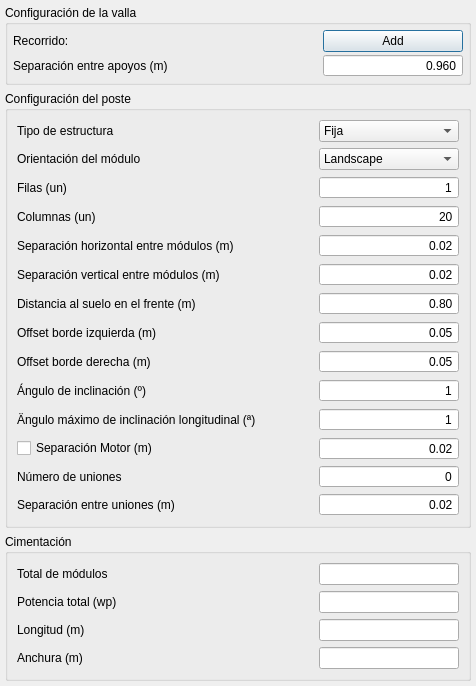
<?xml version="1.0" encoding="UTF-8"?>
<ui version="4.0">
 <class>formRack</class>
 <widget class="QDialog" name="formRack">
  <property name="geometry">
   <rect>
    <x>0</x>
    <y>0</y>
    <width>476</width>
    <height>641</height>
   </rect>
  </property>
  <property name="windowTitle">
   <string>Fixed Frame:</string>
  </property>
  <layout class="QVBoxLayout" name="verticalLayout">
   <property name="leftMargin">
    <number>5</number>
   </property>
   <property name="topMargin">
    <number>5</number>
   </property>
   <property name="rightMargin">
    <number>5</number>
   </property>
   <property name="bottomMargin">
    <number>5</number>
   </property>
   <item>
    <widget class="QGroupBox" name="groupBox">
     <property name="sizePolicy">
      <sizepolicy hsizetype="Preferred" vsizetype="Fixed">
       <horstretch>0</horstretch>
       <verstretch>0</verstretch>
      </sizepolicy>
     </property>
     <property name="title">
      <string>Configuración de la valla</string>
     </property>
     <layout class="QGridLayout" name="gridLayout">
      <property name="leftMargin">
       <number>5</number>
      </property>
      <property name="topMargin">
       <number>5</number>
      </property>
      <property name="rightMargin">
       <number>5</number>
      </property>
      <property name="bottomMargin">
       <number>5</number>
      </property>
      <property name="horizontalSpacing">
       <number>5</number>
      </property>
      <property name="verticalSpacing">
       <number>2</number>
      </property>
      <item row="0" column="2">
       <widget class="QPushButton" name="pushButton">
        <property name="text">
         <string>Add</string>
        </property>
       </widget>
      </item>
      <item row="1" column="2">
       <widget class="QDoubleSpinBox" name="editModuleLenght">
        <property name="sizePolicy">
         <sizepolicy hsizetype="Fixed" vsizetype="Fixed">
          <horstretch>0</horstretch>
          <verstretch>0</verstretch>
         </sizepolicy>
        </property>
        <property name="minimumSize">
         <size>
          <width>140</width>
          <height>0</height>
         </size>
        </property>
        <property name="alignment">
         <set>Qt::AlignRight|Qt::AlignTrailing|Qt::AlignVCenter</set>
        </property>
        <property name="buttonSymbols">
         <enum>QAbstractSpinBox::NoButtons</enum>
        </property>
        <property name="decimals">
         <number>3</number>
        </property>
        <property name="maximum">
         <double>5.000000000000000</double>
        </property>
        <property name="singleStep">
         <double>0.010000000000000</double>
        </property>
        <property name="value">
         <double>0.960000000000000</double>
        </property>
       </widget>
      </item>
      <item row="1" column="0">
       <widget class="QLabel" name="label_10">
        <property name="text">
         <string>Separación entre apoyos (m)</string>
        </property>
       </widget>
      </item>
      <item row="0" column="0">
       <widget class="QLabel" name="label_9">
        <property name="text">
         <string>Recorrido:</string>
        </property>
       </widget>
      </item>
     </layout>
    </widget>
   </item>
   <item>
    <widget class="QGroupBox" name="groupBox_2">
     <property name="title">
      <string>Configuración del poste</string>
     </property>
     <layout class="QGridLayout" name="gridLayout_3">
      <item row="3" column="0">
       <widget class="QLabel" name="label_2">
        <property name="text">
         <string>Columnas (un)</string>
        </property>
       </widget>
      </item>
      <item row="6" column="1">
       <widget class="QDoubleSpinBox" name="editFrontHeight">
        <property name="sizePolicy">
         <sizepolicy hsizetype="Fixed" vsizetype="Fixed">
          <horstretch>0</horstretch>
          <verstretch>0</verstretch>
         </sizepolicy>
        </property>
        <property name="minimumSize">
         <size>
          <width>140</width>
          <height>0</height>
         </size>
        </property>
        <property name="alignment">
         <set>Qt::AlignRight|Qt::AlignTrailing|Qt::AlignVCenter</set>
        </property>
        <property name="buttonSymbols">
         <enum>QAbstractSpinBox::NoButtons</enum>
        </property>
        <property name="maximum">
         <double>5.000000000000000</double>
        </property>
        <property name="singleStep">
         <double>0.100000000000000</double>
        </property>
        <property name="value">
         <double>0.800000000000000</double>
        </property>
       </widget>
      </item>
      <item row="1" column="0">
       <widget class="QLabel" name="label_5">
        <property name="text">
         <string>Orientación del módulo</string>
        </property>
       </widget>
      </item>
      <item row="5" column="1">
       <widget class="QDoubleSpinBox" name="editVerticalGap">
        <property name="sizePolicy">
         <sizepolicy hsizetype="Fixed" vsizetype="Fixed">
          <horstretch>0</horstretch>
          <verstretch>0</verstretch>
         </sizepolicy>
        </property>
        <property name="minimumSize">
         <size>
          <width>140</width>
          <height>0</height>
         </size>
        </property>
        <property name="alignment">
         <set>Qt::AlignRight|Qt::AlignTrailing|Qt::AlignVCenter</set>
        </property>
        <property name="buttonSymbols">
         <enum>QAbstractSpinBox::NoButtons</enum>
        </property>
        <property name="maximum">
         <double>0.900000000000000</double>
        </property>
        <property name="singleStep">
         <double>0.010000000000000</double>
        </property>
        <property name="value">
         <double>0.020000000000000</double>
        </property>
       </widget>
      </item>
      <item row="2" column="1">
       <widget class="QSpinBox" name="editRows">
        <property name="sizePolicy">
         <sizepolicy hsizetype="Fixed" vsizetype="Fixed">
          <horstretch>0</horstretch>
          <verstretch>0</verstretch>
         </sizepolicy>
        </property>
        <property name="minimumSize">
         <size>
          <width>140</width>
          <height>0</height>
         </size>
        </property>
        <property name="alignment">
         <set>Qt::AlignRight|Qt::AlignTrailing|Qt::AlignVCenter</set>
        </property>
        <property name="buttonSymbols">
         <enum>QAbstractSpinBox::NoButtons</enum>
        </property>
        <property name="minimum">
         <number>1</number>
        </property>
       </widget>
      </item>
      <item row="0" column="1">
       <widget class="QComboBox" name="comboFrameType">
        <property name="sizePolicy">
         <sizepolicy hsizetype="Fixed" vsizetype="Fixed">
          <horstretch>0</horstretch>
          <verstretch>0</verstretch>
         </sizepolicy>
        </property>
        <property name="minimumSize">
         <size>
          <width>140</width>
          <height>0</height>
         </size>
        </property>
        <item>
         <property name="text">
          <string>Fija</string>
         </property>
        </item>
        <item>
         <property name="text">
          <string>Tracker 1 Eje</string>
         </property>
        </item>
       </widget>
      </item>
      <item row="7" column="1">
       <widget class="QDoubleSpinBox" name="editLeftOffset">
        <property name="sizePolicy">
         <sizepolicy hsizetype="Fixed" vsizetype="Fixed">
          <horstretch>0</horstretch>
          <verstretch>0</verstretch>
         </sizepolicy>
        </property>
        <property name="minimumSize">
         <size>
          <width>140</width>
          <height>0</height>
         </size>
        </property>
        <property name="alignment">
         <set>Qt::AlignRight|Qt::AlignTrailing|Qt::AlignVCenter</set>
        </property>
        <property name="buttonSymbols">
         <enum>QAbstractSpinBox::NoButtons</enum>
        </property>
        <property name="maximum">
         <double>0.900000000000000</double>
        </property>
        <property name="singleStep">
         <double>0.010000000000000</double>
        </property>
        <property name="value">
         <double>0.050000000000000</double>
        </property>
       </widget>
      </item>
      <item row="12" column="0">
       <widget class="QLabel" name="label_18">
        <property name="text">
         <string>Offset borde derecha (m)</string>
        </property>
       </widget>
      </item>
      <item row="14" column="0">
       <widget class="QLabel" name="label_3">
        <property name="text">
         <string>Ángulo de inclinación (º)</string>
        </property>
       </widget>
      </item>
      <item row="12" column="1">
       <widget class="QDoubleSpinBox" name="editRightOffset">
        <property name="sizePolicy">
         <sizepolicy hsizetype="Fixed" vsizetype="Fixed">
          <horstretch>0</horstretch>
          <verstretch>0</verstretch>
         </sizepolicy>
        </property>
        <property name="minimumSize">
         <size>
          <width>140</width>
          <height>0</height>
         </size>
        </property>
        <property name="alignment">
         <set>Qt::AlignRight|Qt::AlignTrailing|Qt::AlignVCenter</set>
        </property>
        <property name="buttonSymbols">
         <enum>QAbstractSpinBox::NoButtons</enum>
        </property>
        <property name="maximum">
         <double>0.900000000000000</double>
        </property>
        <property name="singleStep">
         <double>0.010000000000000</double>
        </property>
        <property name="value">
         <double>0.050000000000000</double>
        </property>
       </widget>
      </item>
      <item row="14" column="1">
       <widget class="QSpinBox" name="editTilt">
        <property name="sizePolicy">
         <sizepolicy hsizetype="Fixed" vsizetype="Fixed">
          <horstretch>0</horstretch>
          <verstretch>0</verstretch>
         </sizepolicy>
        </property>
        <property name="minimumSize">
         <size>
          <width>140</width>
          <height>0</height>
         </size>
        </property>
        <property name="alignment">
         <set>Qt::AlignRight|Qt::AlignTrailing|Qt::AlignVCenter</set>
        </property>
        <property name="buttonSymbols">
         <enum>QAbstractSpinBox::NoButtons</enum>
        </property>
        <property name="minimum">
         <number>1</number>
        </property>
        <property name="maximum">
         <number>60</number>
        </property>
       </widget>
      </item>
      <item row="15" column="1">
       <widget class="QSpinBox" name="editInclination">
        <property name="sizePolicy">
         <sizepolicy hsizetype="Fixed" vsizetype="Fixed">
          <horstretch>0</horstretch>
          <verstretch>0</verstretch>
         </sizepolicy>
        </property>
        <property name="minimumSize">
         <size>
          <width>140</width>
          <height>0</height>
         </size>
        </property>
        <property name="alignment">
         <set>Qt::AlignRight|Qt::AlignTrailing|Qt::AlignVCenter</set>
        </property>
        <property name="buttonSymbols">
         <enum>QAbstractSpinBox::NoButtons</enum>
        </property>
        <property name="minimum">
         <number>1</number>
        </property>
        <property name="maximum">
         <number>60</number>
        </property>
       </widget>
      </item>
      <item row="2" column="0">
       <widget class="QLabel" name="label">
        <property name="text">
         <string>Filas (un)</string>
        </property>
       </widget>
      </item>
      <item row="6" column="0">
       <widget class="QLabel" name="label_8">
        <property name="text">
         <string>Distancia al suelo en el frente (m)</string>
        </property>
       </widget>
      </item>
      <item row="3" column="1">
       <widget class="QSpinBox" name="editCols">
        <property name="sizePolicy">
         <sizepolicy hsizetype="Fixed" vsizetype="Fixed">
          <horstretch>0</horstretch>
          <verstretch>0</verstretch>
         </sizepolicy>
        </property>
        <property name="minimumSize">
         <size>
          <width>140</width>
          <height>0</height>
         </size>
        </property>
        <property name="alignment">
         <set>Qt::AlignRight|Qt::AlignTrailing|Qt::AlignVCenter</set>
        </property>
        <property name="buttonSymbols">
         <enum>QAbstractSpinBox::NoButtons</enum>
        </property>
        <property name="minimum">
         <number>20</number>
        </property>
       </widget>
      </item>
      <item row="5" column="0">
       <widget class="QLabel" name="labelVerticalGap">
        <property name="text">
         <string>Separación vertical entre módulos (m)</string>
        </property>
       </widget>
      </item>
      <item row="1" column="1">
       <widget class="QComboBox" name="comboModuleOrientation">
        <property name="sizePolicy">
         <sizepolicy hsizetype="Fixed" vsizetype="Fixed">
          <horstretch>0</horstretch>
          <verstretch>0</verstretch>
         </sizepolicy>
        </property>
        <property name="minimumSize">
         <size>
          <width>140</width>
          <height>0</height>
         </size>
        </property>
        <item>
         <property name="text">
          <string>Landscape</string>
         </property>
        </item>
        <item>
         <property name="text">
          <string>Portrait</string>
         </property>
        </item>
       </widget>
      </item>
      <item row="4" column="0">
       <widget class="QLabel" name="label_4">
        <property name="text">
         <string>Separación horizontal entre módulos (m)</string>
        </property>
       </widget>
      </item>
      <item row="15" column="0">
       <widget class="QLabel" name="label_7">
        <property name="text">
         <string>Ängulo máximo de inclinación longitudinal (ª)</string>
        </property>
       </widget>
      </item>
      <item row="4" column="1">
       <widget class="QDoubleSpinBox" name="editHorizontalGap">
        <property name="sizePolicy">
         <sizepolicy hsizetype="Fixed" vsizetype="Fixed">
          <horstretch>0</horstretch>
          <verstretch>0</verstretch>
         </sizepolicy>
        </property>
        <property name="minimumSize">
         <size>
          <width>140</width>
          <height>0</height>
         </size>
        </property>
        <property name="alignment">
         <set>Qt::AlignRight|Qt::AlignTrailing|Qt::AlignVCenter</set>
        </property>
        <property name="buttonSymbols">
         <enum>QAbstractSpinBox::NoButtons</enum>
        </property>
        <property name="maximum">
         <double>0.900000000000000</double>
        </property>
        <property name="singleStep">
         <double>0.010000000000000</double>
        </property>
        <property name="value">
         <double>0.020000000000000</double>
        </property>
       </widget>
      </item>
      <item row="0" column="0">
       <widget class="QLabel" name="label_6">
        <property name="text">
         <string>Tipo de estructura</string>
        </property>
       </widget>
      </item>
      <item row="7" column="0">
       <widget class="QLabel" name="label_17">
        <property name="text">
         <string>Offset borde izquierda (m)</string>
        </property>
       </widget>
      </item>
      <item row="16" column="0" colspan="2">
       <widget class="QWidget" name="widgetTracker" native="true">
        <layout class="QGridLayout" name="gridLayout_4">
         <property name="leftMargin">
          <number>0</number>
         </property>
         <property name="topMargin">
          <number>0</number>
         </property>
         <property name="rightMargin">
          <number>0</number>
         </property>
         <property name="bottomMargin">
          <number>0</number>
         </property>
         <property name="spacing">
          <number>5</number>
         </property>
         <item row="2" column="0">
          <widget class="QLabel" name="labelVerticalGap_2">
           <property name="text">
            <string>Separación entre uniones (m)</string>
           </property>
          </widget>
         </item>
         <item row="0" column="0">
          <widget class="QCheckBox" name="checkBox">
           <property name="text">
            <string>Separación Motor (m)</string>
           </property>
          </widget>
         </item>
         <item row="1" column="1">
          <widget class="QSpinBox" name="editInternalGapNumber">
           <property name="sizePolicy">
            <sizepolicy hsizetype="Fixed" vsizetype="Fixed">
             <horstretch>0</horstretch>
             <verstretch>0</verstretch>
            </sizepolicy>
           </property>
           <property name="minimumSize">
            <size>
             <width>140</width>
             <height>0</height>
            </size>
           </property>
           <property name="alignment">
            <set>Qt::AlignRight|Qt::AlignTrailing|Qt::AlignVCenter</set>
           </property>
           <property name="buttonSymbols">
            <enum>QAbstractSpinBox::NoButtons</enum>
           </property>
           <property name="minimum">
            <number>0</number>
           </property>
           <property name="maximum">
            <number>6</number>
           </property>
           <property name="value">
            <number>0</number>
           </property>
          </widget>
         </item>
         <item row="1" column="0">
          <widget class="QLabel" name="label_19">
           <property name="text">
            <string>Número de uniones</string>
           </property>
          </widget>
         </item>
         <item row="2" column="1">
          <widget class="QDoubleSpinBox" name="editInternalGap">
           <property name="sizePolicy">
            <sizepolicy hsizetype="Fixed" vsizetype="Fixed">
             <horstretch>0</horstretch>
             <verstretch>0</verstretch>
            </sizepolicy>
           </property>
           <property name="minimumSize">
            <size>
             <width>140</width>
             <height>0</height>
            </size>
           </property>
           <property name="alignment">
            <set>Qt::AlignRight|Qt::AlignTrailing|Qt::AlignVCenter</set>
           </property>
           <property name="buttonSymbols">
            <enum>QAbstractSpinBox::NoButtons</enum>
           </property>
           <property name="maximum">
            <double>0.900000000000000</double>
           </property>
           <property name="singleStep">
            <double>0.010000000000000</double>
           </property>
           <property name="value">
            <double>0.020000000000000</double>
           </property>
          </widget>
         </item>
         <item row="0" column="1">
          <widget class="QDoubleSpinBox" name="editMotorGap">
           <property name="sizePolicy">
            <sizepolicy hsizetype="Fixed" vsizetype="Fixed">
             <horstretch>0</horstretch>
             <verstretch>0</verstretch>
            </sizepolicy>
           </property>
           <property name="minimumSize">
            <size>
             <width>140</width>
             <height>0</height>
            </size>
           </property>
           <property name="alignment">
            <set>Qt::AlignRight|Qt::AlignTrailing|Qt::AlignVCenter</set>
           </property>
           <property name="buttonSymbols">
            <enum>QAbstractSpinBox::NoButtons</enum>
           </property>
           <property name="maximum">
            <double>0.900000000000000</double>
           </property>
           <property name="singleStep">
            <double>0.010000000000000</double>
           </property>
           <property name="value">
            <double>0.020000000000000</double>
           </property>
          </widget>
         </item>
        </layout>
       </widget>
      </item>
     </layout>
    </widget>
   </item>
   <item>
    <widget class="QGroupBox" name="groupBox_3">
     <property name="title">
      <string>Cimentación</string>
     </property>
     <layout class="QGridLayout" name="gridLayout_2">
      <item row="0" column="0">
       <widget class="QLabel" name="label_13">
        <property name="text">
         <string>Total de módulos</string>
        </property>
       </widget>
      </item>
      <item row="0" column="1">
       <widget class="QLineEdit" name="editTotalModules">
        <property name="sizePolicy">
         <sizepolicy hsizetype="Fixed" vsizetype="Fixed">
          <horstretch>0</horstretch>
          <verstretch>0</verstretch>
         </sizepolicy>
        </property>
        <property name="minimumSize">
         <size>
          <width>140</width>
          <height>0</height>
         </size>
        </property>
        <property name="readOnly">
         <bool>true</bool>
        </property>
       </widget>
      </item>
      <item row="1" column="0">
       <widget class="QLabel" name="label_14">
        <property name="text">
         <string>Potencia total (wp)</string>
        </property>
       </widget>
      </item>
      <item row="1" column="1">
       <widget class="QLineEdit" name="editTotalPower">
        <property name="sizePolicy">
         <sizepolicy hsizetype="Fixed" vsizetype="Fixed">
          <horstretch>0</horstretch>
          <verstretch>0</verstretch>
         </sizepolicy>
        </property>
        <property name="minimumSize">
         <size>
          <width>140</width>
          <height>0</height>
         </size>
        </property>
        <property name="readOnly">
         <bool>true</bool>
        </property>
       </widget>
      </item>
      <item row="2" column="0">
       <widget class="QLabel" name="label_15">
        <property name="text">
         <string>Longitud (m)</string>
        </property>
       </widget>
      </item>
      <item row="2" column="1">
       <widget class="QLineEdit" name="editTotalLength">
        <property name="sizePolicy">
         <sizepolicy hsizetype="Fixed" vsizetype="Fixed">
          <horstretch>0</horstretch>
          <verstretch>0</verstretch>
         </sizepolicy>
        </property>
        <property name="minimumSize">
         <size>
          <width>140</width>
          <height>0</height>
         </size>
        </property>
        <property name="readOnly">
         <bool>true</bool>
        </property>
       </widget>
      </item>
      <item row="3" column="0">
       <widget class="QLabel" name="label_16">
        <property name="text">
         <string>Anchura (m)</string>
        </property>
       </widget>
      </item>
      <item row="3" column="1">
       <widget class="QLineEdit" name="editTotalWidth">
        <property name="sizePolicy">
         <sizepolicy hsizetype="Fixed" vsizetype="Fixed">
          <horstretch>0</horstretch>
          <verstretch>0</verstretch>
         </sizepolicy>
        </property>
        <property name="minimumSize">
         <size>
          <width>140</width>
          <height>0</height>
         </size>
        </property>
        <property name="readOnly">
         <bool>true</bool>
        </property>
       </widget>
      </item>
     </layout>
    </widget>
   </item>
  </layout>
 </widget>
 <resources/>
 <connections/>
</ui>
